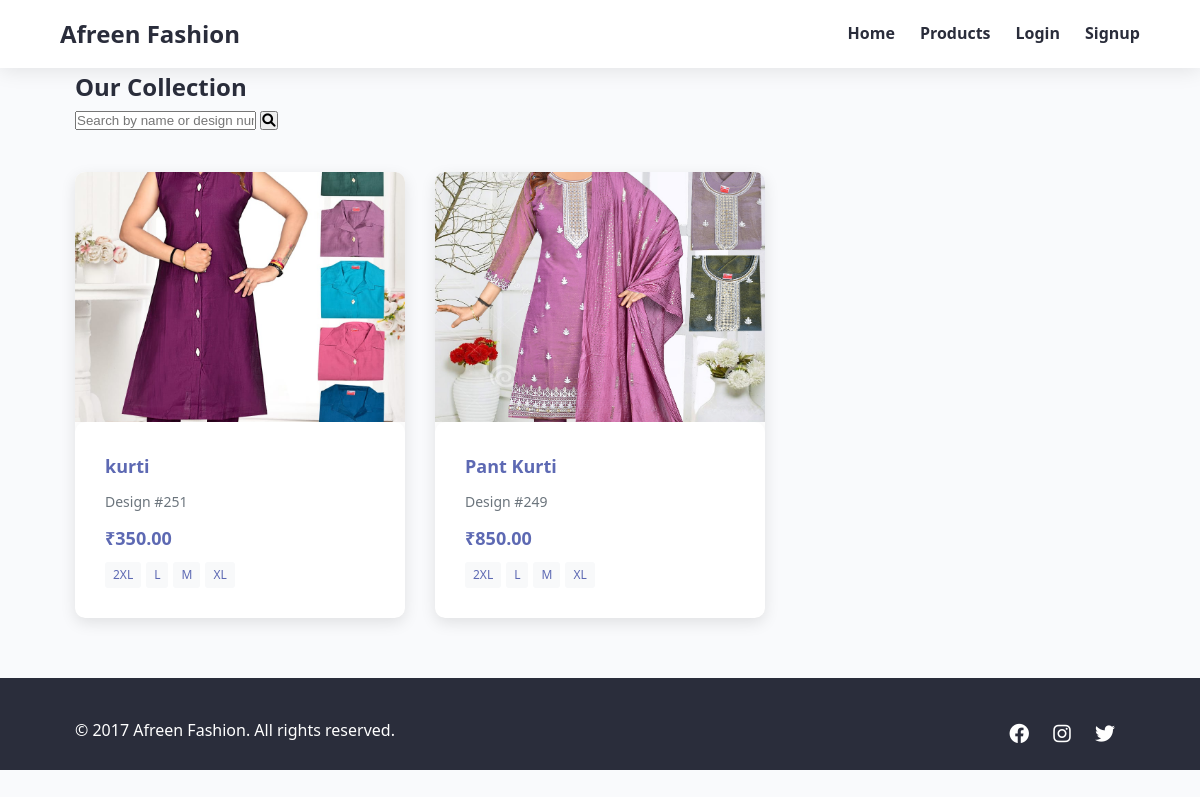
Page /products on the committed database.
### tables this page shows
CREATE TABLE products (
        id INTEGER PRIMARY KEY AUTOINCREMENT,
        design_number TEXT UNIQUE NOT NULL,
        name TEXT NOT NULL,
        description TEXT,
        price REAL NOT NULL,
        image_path TEXT,
        created_at TIMESTAMP DEFAULT CURRENT_TIMESTAMP,
        is_active BOOLEAN DEFAULT TRUE
    );

### app.py (the view)
@app.route('/products')
def products():
    search = request.args.get('search', '')
    conn = get_db_connection()
    query = '''
        SELECT p.*, GROUP_CONCAT(ps.size) as available_sizes
        FROM products p
        LEFT JOIN product_sizes ps ON p.id = ps.product_id
        WHERE p.is_active = 1
    '''
    params = []
    if search:
        query += ' AND (p.name LIKE ? OR p.design_number LIKE ?)'
        params.extend([f'%{search}%', f'%{search}%'])
    query += ' GROUP BY p.id ORDER BY p.created_at DESC'
    products = conn.execute(query, params).fetchall()
    conn.close()
    return render_template('products.html', products=products, search=search)

### app.py (called while the page is built)
def get_db_connection():
    conn = sqlite3.connect('afreen_fashion.db')
    conn.row_factory = sqlite3.Row
    return conn

### templates/products.html (shortened to what this page needs)
{% extends "base.html" %}
{% block content %}
<section class="products-header">
    <h1>Our Collection</h1>
    <form class="search-form" action="{{ url_for('products') }}" method="GET">
        <input type="text" name="search" placeholder="Search by name or design number..." value="{{ search }}">
        <button type="submit"><i class="fas fa-search"></i></button>
    </form>
</section>
<div class="product-grid">
    {% for product in products %}
    <div class="product-card">
        <a href="{{ url_for('product_detail', product_id=product['id']) }}">
            <div class="product-image">
                {% if product['image_path'] %}
                    <img src="{{ url_for('static', filename=product['image_path']) }}" alt="{{ product['name'] }}">
                {% else %}
                    <img src="{{ url_for('static', filename='images/placeholder.jpg') }}" alt="Placeholder">
                {% endif %}
            </div>
            <div class="product-info">
                <h3>{{ product['name'] }}</h3>
                <p class="design-number">Design #{{ product['design_number'] }}</p>
                <p class="price">₹{{ "%.2f"|format(product['price']) }}</p>
                <div class="available-sizes">
                    {% if product['available_sizes'] %}
                        {% set sizes = product['available_sizes'].split(',') %}
                        {% for size in sizes %}
                            <span class="size-tag">{{ size }}</span>
                        {% endfor %}
                    {% endif %}
                </div>
            </div>
        </a>
    </div>
    {% endfor %}
</div>
{% endblock %}

### static/css/style.css (style rules this page uses)
:root { --primary-color: #5d69b3; --secondary-color: #4ecdc4; --dark-color: #2a2d3b; --light-color: #f9fafc; --accent-color: #ff6b6b; --gray-color: #6c757d; --light-gray: #f8f9fa; --success-color: #28a745; --danger-color: #dc3545; --warning-color: #ffc107; --info-color: #17a2b8; --nav-bg: rgba(255, 255, 255, 0.95); }
* { margin: 0; padding: 0; box-sizing: border-box; }
body { font-family: 'Segoe UI', Tahoma, Geneva, Verdana, sans-serif; line-height: 1.6; color: var(--dark-color); background-color: var(--light-color); }
a { text-decoration: none; color: var(--primary-color); }
.product-grid { display: grid; grid-template-columns: repeat(auto-fill, minmax(250px, 1fr)); gap: 30px; margin: 40px 0; }
.product-card { background-color: white; border-radius: 10px; overflow: hidden; box-shadow: 0 5px 15px rgba(0, 0, 0, 0.1); transition: transform 0.3s ease; animation: fadeIn 0.6s ease-out; animation-fill-mode: both; }
.product-card:nth-child(1) { animation-delay: 0.1s; }
.product-card:nth-child(2) { animation-delay: 0.2s; }
.product-image { height: 250px; overflow: hidden; }
.product-image img { width: 100%; height: 100%; object-fit: cover; transition: transform 0.5s ease; }
.product-info { padding: 20px; }
.product-info h3 { margin-bottom: 10px; font-size: 18px; }
.design-number { color: var(--gray-color); font-size: 14px; margin-bottom: 10px; }
.price { font-weight: bold; font-size: 18px; color: var(--primary-color); }
.available-sizes { margin-top: 10px; display: flex; flex-wrap: wrap; gap: 5px; }
.size-tag { background-color: var(--light-gray); padding: 3px 8px; border-radius: 3px; font-size: 12px; }
.product-info { background-color: white; padding: 30px; border-radius: 10px; box-shadow: 0 5px 15px rgba(0, 0, 0, 0.1); }

### rows in the picture
products: image_path (picture), name "kurti", design_number "251", price "350.00", sizes "2XL" "L" "M" "XL"
products: image_path (picture), name "Pant Kurti", design_number "249", price "850.00", sizes "2XL" "L" "M" "XL"
